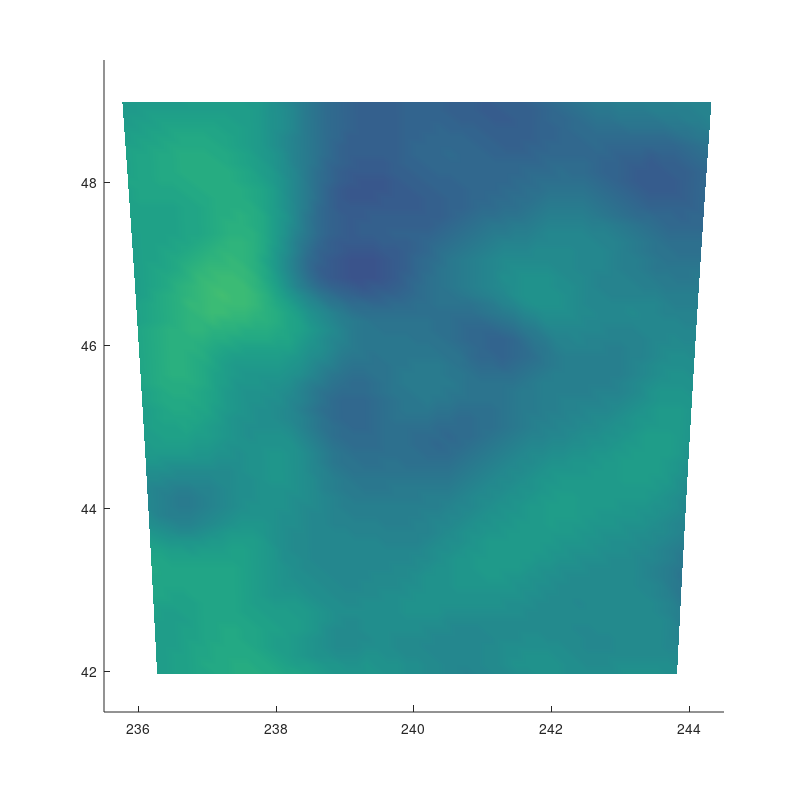

The MATLAB script that drew this image: (Note: this script raises an error after producing the figure.)
load CascadiaInv

%   script for plotting fixed depth sections
%    specify depth sections to plot
%Depths = [20 40 60 80];
Depths = [30  65 100 135  ];
%Depths = [30];
%  resistivity limits
rhoLims = [.5,3.5];
%  latitude, longitude, depth limits (deg/deg/km)
latLims = [42,49];
lonLims = [236,244];
zLims = [0,150];

[ny,nx,nz] = size(Res.X);
z1 = Res.Z(1,1,:);
iY = fix(ny/2);
figure('Position',[100,100,900,900],'PaperPosition',[1,1,8,8])

nDepth = length(Depths);
cmap = jet(64);
cmap = cmap(end:-1:1,:);

temp = abs(Res.X(iY,:,1)-lonLims(1));
iX1 = find(min(temp)==temp);
temp = abs(Res.X(iY,:,1)-lonLims(2));
iX2 = find(min(temp)==temp);
temp = abs(Res.Y(:,1,1)-latLims(1));
iY1 = find(min(temp)==temp);
temp = abs(Res.Y(:,1,1)-latLims(2));
iY2 = find(min(temp)==temp);

for k = 1:nDepth
    %   find section nearest to Depths(k)
    temp = abs(z1-Depths(k));
    iZ = find(min(temp)==temp);
    x = squeeze(Res.X(iY1:iY2,iX1:iX2,iZ));
    y = squeeze(Res.Y(iY1:iY2,iX1:iX2,iZ));
    z = squeeze(Res.Z(iY1:iY2,iX1:iX2,iZ));
    rho = squeeze(Res.log10_rho(iY1:iY2,iX1:iX2,iZ));
    surface(x,y,z,rho)
    caxis(rhoLims);
    shading interp
    %hold on
end
zLims(2) = Res.z(iZ);
xLims(1) = lonLims(1)-.5;xLims(2) = lonLims(2)+.5
yLims(1) = latLims(1)-.5;yLims(2) = latLims(2)+.5
set(gca,'xlim',xLims,'ylim',yLims,'zlim',zLims,...
    'fontweight','demi','fontsize',14,'Zdir','reverse')
colormap(cmap)
hold on
plotMap
plotSlab
hcb = colorbar
%cbPos = get(hcb,'Position')
%cbPos(3) = cbPos(3)/2;
set(hcb,'FontWeight','demi','FontSize',16)%,'Position',cbPos);

